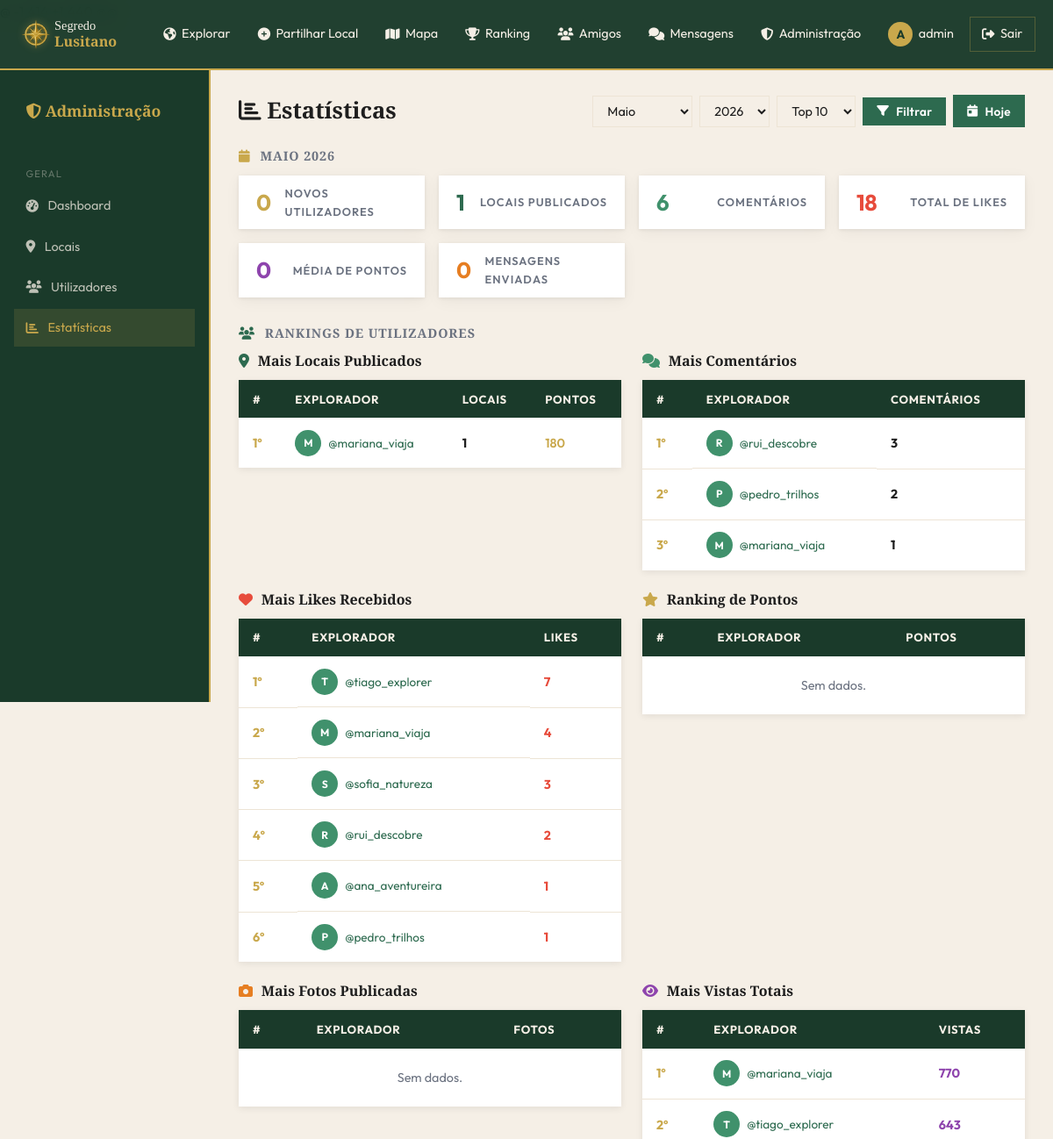
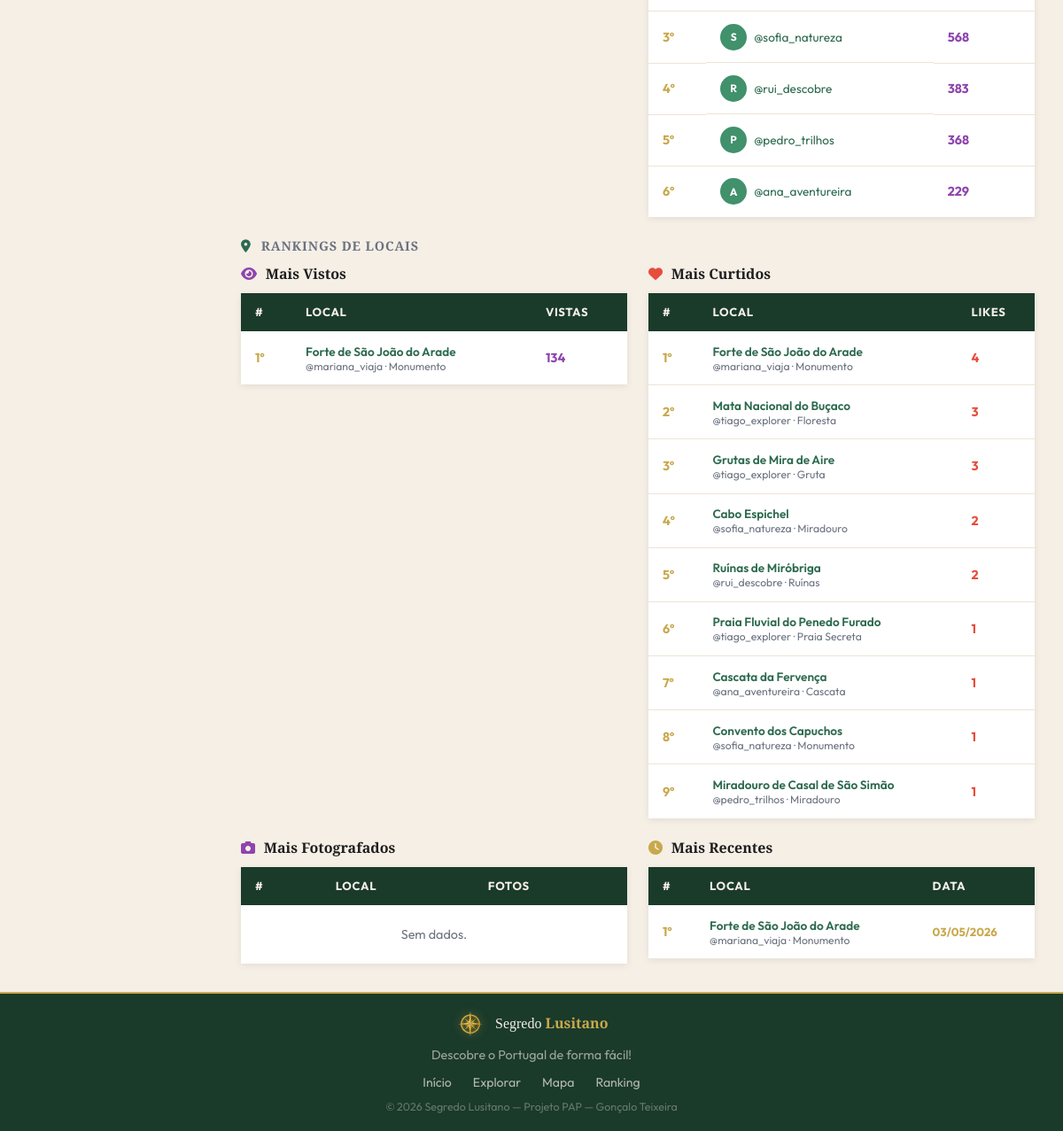
The app's page /admin/estatisticas.php (signed in) with its own data (2 pictures, top to bottom).
### tables this page shows
CREATE TABLE utilizadores (
    id INT AUTO_INCREMENT PRIMARY KEY,
    nome VARCHAR(100) NOT NULL,
    username VARCHAR(50) NOT NULL UNIQUE,
    email VARCHAR(150) NOT NULL UNIQUE,
    password VARCHAR(255) NOT NULL,
    avatar VARCHAR(255) DEFAULT NULL,
    bio TEXT DEFAULT NULL,
    pontos INT DEFAULT 0,
    role ENUM('user','admin', '[deleted]') DEFAULT 'user',
    ativo TINYINT(1) DEFAULT 1,
    verificado TINYINT(1) DEFAULT 0,
    privado TINYINT(1) DEFAULT 0,
    tipo_auth ENUM('email','google','github') DEFAULT 'email',
    criado_em DATETIME DEFAULT CURRENT_TIMESTAMP
);

CREATE TABLE locais (
    id INT AUTO_INCREMENT PRIMARY KEY,
    utilizador_id INT NOT NULL,
    categoria_id INT NOT NULL,
    regiao_id INT NOT NULL,
    nome VARCHAR(150) NOT NULL,
    descricao TEXT NOT NULL,
    latitude DECIMAL(10,7) NOT NULL,
    longitude DECIMAL(10,7) NOT NULL,
    dificuldade ENUM('facil','medio','dificil') DEFAULT 'medio',
    foto_capa VARCHAR(255) DEFAULT NULL,
    estado ENUM('pendente','aprovado','rejeitado') DEFAULT 'aprovado',
    bloqueado TINYINT(1) DEFAULT 0,
    vistas INT DEFAULT 0,
    criado_em DATETIME DEFAULT CURRENT_TIMESTAMP,
    FOREIGN KEY (utilizador_id) REFERENCES utilizadores(id) ON DELETE CASCADE,
    FOREIGN KEY (categoria_id)  REFERENCES categorias(id) ON DELETE RESTRICT,
    FOREIGN KEY (regiao_id)     REFERENCES regioes(id) ON DELETE RESTRICT
);

CREATE TABLE categorias (
    id INT AUTO_INCREMENT PRIMARY KEY,
    nome VARCHAR(80) NOT NULL,
    icone VARCHAR(50) DEFAULT 'fas fa-map-pin'
);

### admin/estatisticas.php (the view, shortened to what the rows shown need)
﻿<?php
require_admin();
$mes_sel = isset($_GET['mes']) ? (int)$_GET['mes'] : (int)date('m');
$ano_sel = isset($_GET['ano']) ? (int)$_GET['ano'] : (int)date('Y');
$top_sel = isset($_GET['top']) ? (int)$_GET['top'] : 10;
$nomes_meses = ['Janeiro','Fevereiro','Março','Abril','Maio','Junho','Julho','Agosto','Setembro','Outubro','Novembro','Dezembro'];
$st = db()->prepare('SELECT u.id, u.nome, u.username, u.avatar, u.pontos,
        COUNT(l.id) AS total_locais
     FROM utilizadores u
     LEFT JOIN locais l ON l.utilizador_id = u.id AND l.estado = "aprovado"
                       AND MONTH(l.criado_em) = ? AND YEAR(l.criado_em) = ?
     WHERE u.role = "user" AND u.ativo = 1
     GROUP BY u.id HAVING total_locais > 0 ORDER BY total_locais DESC LIMIT ?');
$st->execute([$mes_sel, $ano_sel, $top_sel]);
$rank_locais = $st->fetchAll();
$st = db()->prepare('SELECT u.id, u.nome, u.username, u.avatar,
        COUNT(c.id) AS total_comentarios
     FROM utilizadores u
     LEFT JOIN comentarios c ON c.utilizador_id = u.id
                            AND MONTH(c.criado_em) = ? AND YEAR(c.criado_em) = ?
     WHERE u.role = "user" AND u.ativo = 1
     GROUP BY u.id HAVING total_comentarios > 0 ORDER BY total_comentarios DESC LIMIT ?');
$st->execute([$mes_sel, $ano_sel, $top_sel]);
$rank_comentarios = $st->fetchAll();
$st = db()->prepare('SELECT u.id, u.nome, u.username, u.avatar,
        COUNT(lk.id) AS total_likes
     FROM utilizadores u
     LEFT JOIN locais l ON l.utilizador_id = u.id
     LEFT JOIN likes lk ON lk.local_id = l.id
                       AND MONTH(lk.criado_em) = ? AND YEAR(lk.criado_em) = ?
     WHERE u.role = "user" AND u.ativo = 1
     GROUP BY u.id HAVING total_likes > 0 ORDER BY total_likes DESC LIMIT ?');
$st->execute([$mes_sel, $ano_sel, $top_sel]);
$rank_likes = $st->fetchAll();
$st = db()->prepare('SELECT u.id, u.nome, u.username, u.avatar,
        SUM(l.vistas) AS total_vistas
     FROM utilizadores u
     JOIN locais l ON l.utilizador_id = u.id AND l.estado = "aprovado" AND l.bloqueado = 0
     WHERE u.role = "user" AND u.ativo = 1
     GROUP BY u.id HAVING total_vistas > 0 ORDER BY total_vistas DESC LIMIT ?');
$st->execute([$top_sel]);
$rank_vistas_totais = $st->fetchAll();
$st = db()->prepare('SELECT l.id, l.nome, l.vistas,
        u.username, c.nome AS categoria_nome
     FROM locais l
     JOIN utilizadores u ON u.id = l.utilizador_id
     JOIN categorias c ON c.id = l.categoria_id
     WHERE l.estado = "aprovado" AND l.bloqueado = 0
       AND MONTH(l.criado_em) = ? AND YEAR(l.criado_em) = ?
     ORDER BY l.vistas DESC LIMIT ?');
$st->execute([$mes_sel, $ano_sel, $top_sel]);
$rank_locais_vistos = $st->fetchAll();
$st = db()->prepare('SELECT l.id, l.nome,
        u.username, c.nome AS categoria_nome,
        COUNT(lk.id) AS total_likes
     FROM locais l
     JOIN utilizadores u ON u.id = l.utilizador_id
     JOIN categorias c ON c.id = l.categoria_id
     LEFT JOIN likes lk ON lk.local_id = l.id
                       AND MONTH(lk.criado_em) = ? AND YEAR(lk.criado_em) = ?
     WHERE l.estado = "aprovado" AND l.bloqueado = 0
     GROUP BY l.id HAVING total_likes > 0 ORDER BY total_likes DESC LIMIT ?');
$st->execute([$mes_sel, $ano_sel, $top_sel]);
$rank_locais_likes = $st->fetchAll();
$st = db()->prepare('SELECT l.id, l.nome, l.criado_em,
        u.username, c.nome AS categoria_nome
     FROM locais l
     JOIN utilizadores u ON u.id = l.utilizador_id
     JOIN categorias c ON c.id = l.categoria_id
     WHERE l.estado = "aprovado" AND l.bloqueado = 0
       AND MONTH(l.criado_em) = ? AND YEAR(l.criado_em) = ?
     ORDER BY l.criado_em DESC LIMIT ?');
$st->execute([$mes_sel, $ano_sel, $top_sel]);
$rank_recentes = $st->fetchAll();
include dirname(__DIR__) . '/includes/header.php';
function avatar_cell(array $u): string {
    $av = !empty($u['avatar'])
        ? '<img src="' . SITE_URL . '/uploads/locais/' . h($u['avatar']) . '" style="width:100%;height:100%;object-fit:cover;">'
        : '<span style="font-size:.75rem;font-weight:700;">' . mb_strtoupper(mb_substr($u['username'],0,1)) . '</span>';
    return '<div style="width:30px;height:30px;border-radius:50%;background:var(--verde-claro);color:#fff;
                display:flex;align-items:center;justify-content:center;flex-shrink:0;overflow:hidden;">' . $av . '</div>';
}
?>
<div class="page-content">
<div class="admin-wrapper">
  <main class="admin-content">
    <div style="display:flex;align-items:center;justify-content:space-between;flex-wrap:wrap;gap:1rem;margin-bottom:1.5rem;">
      <h1 class="admin-title" style="margin:0;"><i class="fas fa-chart-bar"></i> Estatísticas</h1>
    </div>
    <div style="margin-bottom:2rem;">
      <h2 style="font-size:.9rem;color:var(--texto-muted);text-transform:uppercase;letter-spacing:.06em;margin-bottom:.85rem;">
        <i class="fas fa-calendar" style="color:var(--dourado);margin-right:.4rem;"></i>
        <?= $nomes_meses[$mes_sel-1] ?> <?= $ano_sel ?>
      </h2>
    </div>
    <h2 style="font-size:.9rem;color:var(--texto-muted);text-transform:uppercase;letter-spacing:.06em;margin-bottom:.85rem;">
      <i class="fas fa-users" style="color:var(--verde);margin-right:.4rem;"></i> Rankings de Utilizadores
    </h2>
    <div class="admin-rankings-grid" style="display:grid;gap:1.5rem;margin-bottom:1.5rem;grid-template-columns:1fr 1fr;">
      <div>
        <table class="data-table">
          <thead><tr><th>#</th><th>Explorador</th><th>Locais</th><th>Pontos</th></tr></thead>
          <tbody>
            <?php foreach ($rank_locais as $i => $u): ?>
            <tr>
              <td style="font-weight:700;color:var(--dourado);"><?= $i+1 ?>º</td>
              <td style="display:flex;align-items:center;gap:.5rem;"><?= avatar_cell($u) ?><a href="<?= SITE_URL ?>/pages/perfil.php?id=<?= $u['id'] ?>" style="color:var(--verde);font-size:.85rem;">@<?= h($u['username']) ?></a></td>
              <td style="font-weight:700;"><?= $u['total_locais'] ?></td>
              <td style="color:var(--dourado);font-weight:600;"><?= number_format($u['pontos']) ?></td>
            </tr>
            <?php endforeach; ?>
          </tbody>
        </table>
      </div>
      <div>
        <table class="data-table">
          <thead><tr><th>#</th><th>Explorador</th><th>Comentários</th></tr></thead>
          <tbody>
            <?php foreach ($rank_comentarios as $i => $u): ?>
            <tr>
              <td style="font-weight:700;color:var(--dourado);"><?= $i+1 ?>º</td>
              <td style="display:flex;align-items:center;gap:.5rem;"><?= avatar_cell($u) ?><a href="<?= SITE_URL ?>/pages/perfil.php?id=<?= $u['id'] ?>" style="color:var(--verde);font-size:.85rem;">@<?= h($u['username']) ?></a></td>
              <td style="font-weight:700;"><?= $u['total_comentarios'] ?></td>
            </tr>
            <?php endforeach; ?>
          </tbody>
        </table>
      </div>
      <div>
        <table class="data-table">
          <thead><tr><th>#</th><th>Explorador</th><th>Likes</th></tr></thead>
          <tbody>
            <?php foreach ($rank_likes as $i => $u): ?>
            <tr>
              <td style="font-weight:700;color:var(--dourado);"><?= $i+1 ?>º</td>
              <td style="display:flex;align-items:center;gap:.5rem;"><?= avatar_cell($u) ?><a href="<?= SITE_URL ?>/pages/perfil.php?id=<?= $u['id'] ?>" style="color:var(--verde);font-size:.85rem;">@<?= h($u['username']) ?></a></td>
              <td style="font-weight:700;color:#e74c3c;"><?= $u['total_likes'] ?></td>
            </tr>
            <?php endforeach; ?>
          </tbody>
        </table>
      </div>
      <div>
        <table class="data-table">
          <thead><tr><th>#</th><th>Explorador</th><th>Pontos</th></tr></thead>
        </table>
      </div>
      <div>
        <table class="data-table">
          <thead><tr><th>#</th><th>Explorador</th><th>Fotos</th></tr></thead>
        </table>
      </div>
      <div>
        <table class="data-table">
          <thead><tr><th>#</th><th>Explorador</th><th>Vistas</th></tr></thead>
          <tbody>
            <?php foreach ($rank_vistas_totais as $i => $u): ?>
            <tr>
              <td style="font-weight:700;color:var(--dourado);"><?= $i+1 ?>º</td>
              <td style="display:flex;align-items:center;gap:.5rem;"><?= avatar_cell($u) ?><a href="<?= SITE_URL ?>/pages/perfil.php?id=<?= $u['id'] ?>" style="color:var(--verde);font-size:.85rem;">@<?= h($u['username']) ?></a></td>
              <td style="font-weight:700;color:#8e44ad;"><?= number_format($u['total_vistas']) ?></td>
            </tr>
            <?php endforeach; ?>
          </tbody>
        </table>
      </div>
    </div>
    <h2 style="font-size:.9rem;color:var(--texto-muted);text-transform:uppercase;letter-spacing:.06em;margin-bottom:.85rem;">
      <i class="fas fa-location-dot" style="color:var(--verde);margin-right:.4rem;"></i> Rankings de Locais
    </h2>
    <div class="admin-rankings-grid" style="display:grid;gap:1.5rem;grid-template-columns:1fr 1fr;">
      <div>
        <table class="data-table">
          <thead><tr><th>#</th><th>Local</th><th>Vistas</th></tr></thead>
          <tbody>
            <?php foreach ($rank_locais_vistos as $i => $l): ?>
            <tr>
              <td style="font-weight:700;color:var(--dourado);"><?= $i+1 ?>º</td>
              <td><a href="<?= SITE_URL ?>/pages/local.php?id=<?= $l['id'] ?>" style="color:var(--verde);font-weight:600;font-size:.85rem;"><?= h($l['nome']) ?></a><div style="font-size:.76rem;color:var(--texto-muted);">@<?= h($l['username']) ?> · <?= h($l['categoria_nome']) ?></div></td>
              <td style="font-weight:700;color:#8e44ad;"><?= number_format($l['vistas']) ?></td>
            </tr>
            <?php endforeach; ?>
          </tbody>
        </table>
      </div>
      <div>
        <table class="data-table">
          <thead><tr><th>#</th><th>Local</th><th>Likes</th></tr></thead>
          <tbody>
            <?php foreach ($rank_locais_likes as $i => $l): ?>
            <tr>
              <td style="font-weight:700;color:var(--dourado);"><?= $i+1 ?>º</td>
              <td><a href="<?= SITE_URL ?>/pages/local.php?id=<?= $l['id'] ?>" style="color:var(--verde);font-weight:600;font-size:.85rem;"><?= h($l['nome']) ?></a><div style="font-size:.76rem;color:var(--texto-muted);">@<?= h($l['username']) ?> · <?= h($l['categoria_nome']) ?></div></td>
              <td style="font-weight:700;color:#e74c3c;"><?= number_format($l['total_likes']) ?></td>
            </tr>
            <?php endforeach; ?>
          </tbody>
        </table>
      </div>
      <div>
        <table class="data-table">
          <thead><tr><th>#</th><th>Local</th><th>Fotos</th></tr></thead>
        </table>
      </div>
      <div>
        <table class="data-table">
          <thead><tr><th>#</th><th>Local</th><th>Data</th></tr></thead>
          <tbody>
            <?php foreach ($rank_recentes as $i => $l): ?>
            <tr>
              <td style="font-weight:700;color:var(--dourado);"><?= $i+1 ?>º</td>
              <td><a href="<?= SITE_URL ?>/pages/local.php?id=<?= $l['id'] ?>" style="color:var(--verde);font-weight:600;font-size:.85rem;"><?= h($l['nome']) ?></a><div style="font-size:.76rem;color:var(--texto-muted);">@<?= h($l['username']) ?> · <?= h($l['categoria_nome']) ?></div></td>
              <td style="font-weight:700;color:var(--dourado);font-size:.82rem;"><?= date('d/m/Y', strtotime($l['criado_em'])) ?></td>
            </tr>
            <?php endforeach; ?>
          </tbody>
        </table>
      </div>
    </div>
  </main>
</div>
</div>
<?php include dirname(__DIR__) . '/includes/footer.php'; ?>

### includes/header.php (shortened to what the rows shown need)
<?php
require_once dirname(__DIR__) . '/includes/auth.php';
$user = auth_user();
?>
<!DOCTYPE html>
<html lang="pt">
<head>
<link rel="stylesheet" href="https://cdnjs.cloudflare.com/ajax/libs/font-awesome/6.5.0/css/all.min.css">
<link rel="stylesheet" href="https://unpkg.com/leaflet@1.9.4/dist/leaflet.css">
<link rel="stylesheet" href="<?= SITE_URL ?>/assets/css/bootstrap.min.css?v=<?= filemtime(dirname(__DIR__).'/assets/css/bootstrap.min.css') ?>">
<link rel="stylesheet" href="<?= SITE_URL ?>/assets/css/style.css?v=<?= filemtime(dirname(__DIR__).'/assets/css/style.css') ?>">
</head>
<body>
<nav class="navbar" id="navbar">
  <div class="nav-inner">
    <ul class="nav-links" id="nav-links">
      <?php if ($user): ?>
        <?php if (is_admin()): ?>
        <li><a href="<?= SITE_URL ?>/admin/index.php"><i class="fas fa-shield-alt"></i> Administração</a></li>
        <?php endif; ?>
        <li>
          <a href="<?= SITE_URL ?>/pages/perfil.php" class="nav-profile-link">
            <?php if ($user['avatar']): ?>
              <img src="<?= SITE_URL ?>/uploads/locais/<?= h($user['avatar']) ?>" alt="" class="nav-avatar">
            <?php else: ?>
              <span class="nav-avatar-placeholder"><?= mb_strtoupper(mb_substr($user['username'],0,1)) ?></span>
            <?php endif; ?>
            <?= h($user['username']) ?>
          </a>
        </li>
        <li>
          <a href="<?= SITE_URL ?>/pages/logout.php" class="btn-nav-sair">
            <i class="fas fa-sign-out-alt"></i> Sair
          </a>
        </li>
      <?php else: ?>
        <li><a href="<?= SITE_URL ?>/pages/login.php" class="btn-nav-login">Entrar</a></li>
        <li><a href="<?= SITE_URL ?>/pages/registo.php" class="btn-nav-register">Registar</a></li>
      <?php endif; ?>
    </ul>
  </div>
</nav>

### records on screen
utilizadores: username "A", username "admin"
utilizadores: username "M", username "mariana_viaja", total_locais "1", pontos "180", total_comentarios "1", total_likes "4", total_vistas "770"
utilizadores: username "R", username "rui_descobre", total_comentarios "3", total_likes "2", total_vistas "383"
utilizadores: username "P", username "pedro_trilhos", total_comentarios "2", total_likes "1", total_vistas "368"
utilizadores: username "T", username "tiago_explorer", total_likes "7", total_vistas "643"
utilizadores: username "S", username "sofia_natureza", total_likes "3", total_vistas "568"
utilizadores: username "A", username "ana_aventureira", total_likes "1", total_vistas "229"
locais: nome "Forte de São João do Arade", utilizador.username "mariana_viaja", categoria.nome "Monumento", vistas "134", total_likes "4", criado_em "03/05/2026"
locais: nome "Mata Nacional do Buçaco", utilizador.username "tiago_explorer", categoria.nome "Floresta", total_likes "3"
locais: nome "Grutas de Mira de Aire", utilizador.username "tiago_explorer", categoria.nome "Gruta", total_likes "3"
locais: nome "Cabo Espichel", utilizador.username "sofia_natureza", categoria.nome "Miradouro", total_likes "2"
locais: nome "Ruínas de Miróbriga", utilizador.username "rui_descobre", categoria.nome "Ruínas", total_likes "2"
locais: nome "Praia Fluvial do Penedo Furado", utilizador.username "tiago_explorer", categoria.nome "Praia Secreta", total_likes "1"
locais: nome "Cascata da Fervença", utilizador.username "ana_aventureira", categoria.nome "Cascata", total_likes "1"
locais: nome "Convento dos Capuchos", utilizador.username "sofia_natureza", categoria.nome "Monumento", total_likes "1"
locais: nome "Miradouro de Casal de São Simão", utilizador.username "pedro_trilhos", categoria.nome "Miradouro", total_likes "1"

### other values on screen
$nomes_meses[$mes_sel-1] "MAIO"
$ano_sel "2026"
$stats['registos_mes'] "0"
$stats['locais_mes'] "1"
$stats['comentarios_mes'] "6"
$stats['total_likes'] "18"
$stats['media_pontos'] "0"
$stats['total_mensagens'] "0"
form field mes "Maio"
form field ano "2026"
